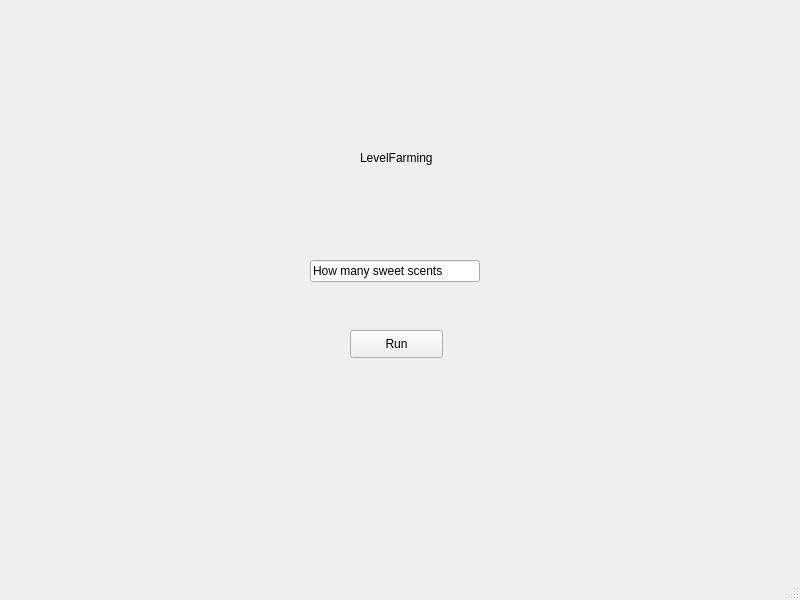
<?xml version="1.0" encoding="UTF-8"?>
<ui version="4.0">
 <class>MainWindow</class>
 <widget class="QMainWindow" name="MainWindow">
  <property name="geometry">
   <rect>
    <x>0</x>
    <y>0</y>
    <width>800</width>
    <height>600</height>
   </rect>
  </property>
  <property name="windowTitle">
   <string>MainWindow</string>
  </property>
  <widget class="QWidget" name="centralwidget">
   <widget class="QLabel" name="label">
    <property name="geometry">
     <rect>
      <x>360</x>
      <y>150</y>
      <width>81</width>
      <height>16</height>
     </rect>
    </property>
    <property name="text">
     <string>LevelFarming</string>
    </property>
   </widget>
   <widget class="QLineEdit" name="lineEdit">
    <property name="geometry">
     <rect>
      <x>310</x>
      <y>260</y>
      <width>170</width>
      <height>22</height>
     </rect>
    </property>
    <property name="text">
     <string>How many sweet scents</string>
    </property>
   </widget>
   <widget class="QPushButton" name="pushButton">
    <property name="geometry">
     <rect>
      <x>350</x>
      <y>330</y>
      <width>93</width>
      <height>28</height>
     </rect>
    </property>
    <property name="text">
     <string>Run</string>
    </property>
   </widget>
  </widget>
  <widget class="QMenuBar" name="menubar">
   <property name="geometry">
    <rect>
     <x>0</x>
     <y>0</y>
     <width>800</width>
     <height>26</height>
    </rect>
   </property>
  </widget>
  <widget class="QStatusBar" name="statusbar"/>
 </widget>
 <resources/>
 <connections/>
</ui>
